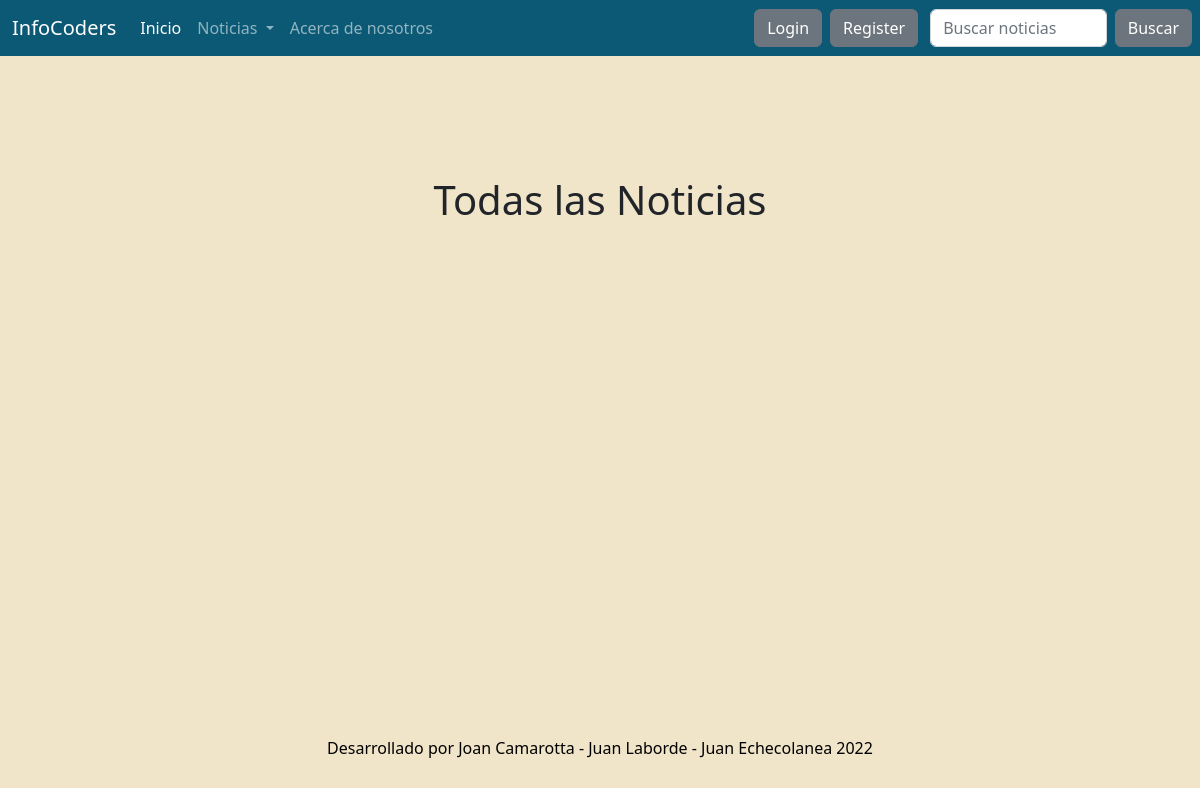
Page /Noticias/ on the earlier database version.
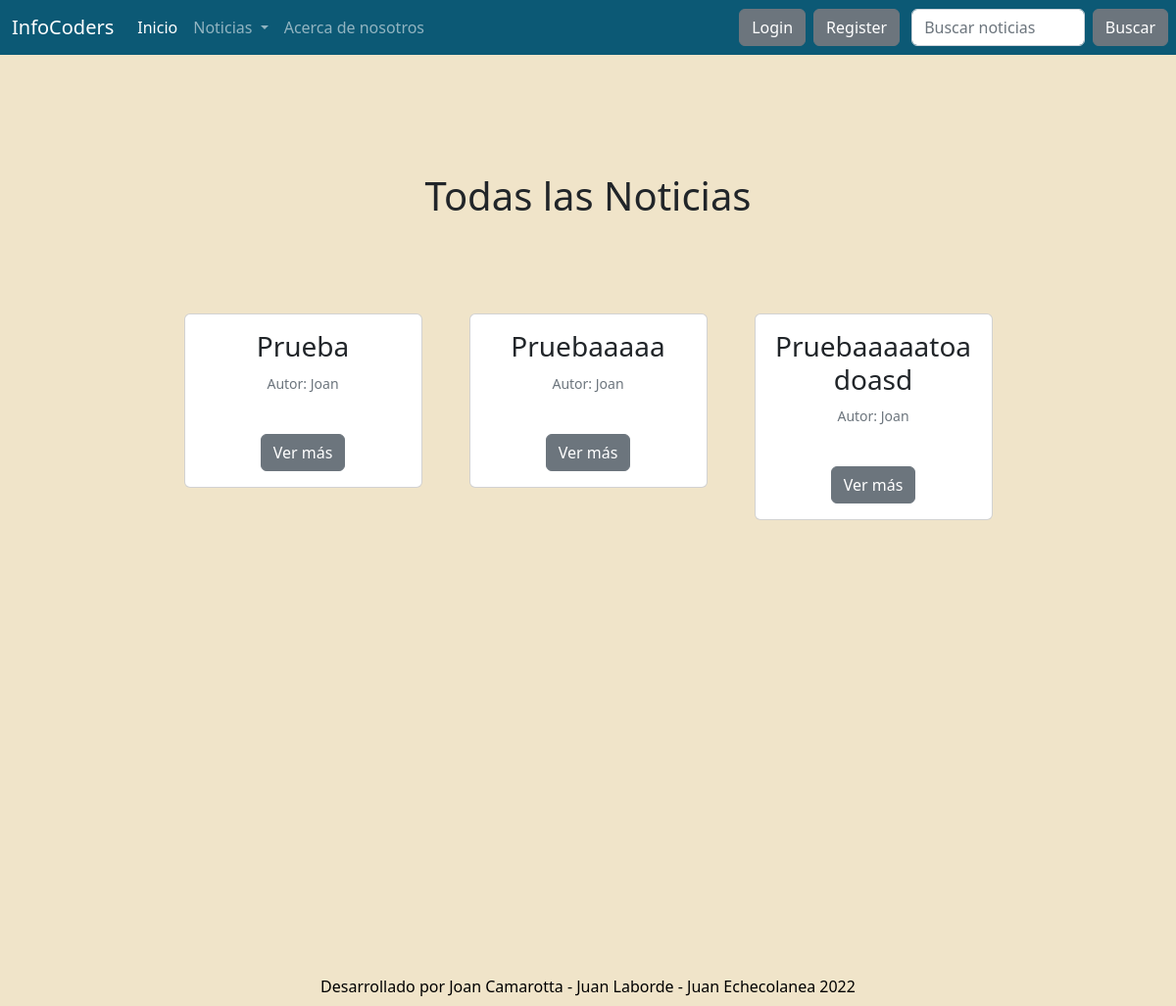
Same page on the later database version.
### blog/models.py (models this page shows, shortened)
class Note(models.Model):
    title = models.CharField(max_length=100, blank=True, null=True)
    subtitle = models.CharField(max_length=100)
    author = models.CharField(max_length=50)
    publish_date = models.DateField(default=now)
    text = models.TextField(blank=True)
    category = models.ForeignKey('Categoria', on_delete=models.CASCADE, related_name='blog')
    image = models.ImageField(upload_to='note_image', blank = True, null = True)
    class Meta:
        verbose_name = 'Nota'
        verbose_name_plural = 'Notas'

### blog/views.py (the view)
# urls.py: path('', List_posts.as_view(), name = 'list_posts'),
class List_posts(ListView):
    model = Note
    template_name = 'bd.html'
    queryset = Note.objects.all()

### blog/templates/bd.html (shortened to what this page needs)
{% extends 'base.html' %}
{% load static %}
{% block content %}
<br><br><br>
<h1
class="fw-bopld text-center py-5"> Todas las Noticias
</h1>
<div class="container px-8 px-lg-7 mt-5">
  <div class="row gx-4 gx-lg-5 row-cols-2 row-cols-md-3 row-cols-xl-4 justify-content-center">
    {% for note in object_list %}
      <div class="col mb-5">
          <div class="card h-120">
              <div class="card-body p-6">
                  <div class="text-center">
                      <h3><class="fw-bolder">{{note.title}}<br></h3>
                      <p class="card-text"><small class="text-muted">Autor: {{note.author}}</small></p>
                      <br>
                      <a href="/Noticias/Leer-Noticia/{{note.id}}/" class="btn btn-secondary">Ver más</a>
                  </div>
              </div>
          </div>
        </div>
        {% endfor %}
      </div>
    </div>
    <br>
    <br>
    <br>
    <br>
    <br>
    <br>
    <br>
    <br>
    <br>
    <br>
    <br>
    <br>
    <br>
    <br>
    <br>
  {% endblock %}

### blog/templates/base.html (shortened to what this page needs)
<!doctype html>
<html lang="en">
  <head>
    <link href="https://cdn.jsdelivr.net/npm/bootstrap@5.2.0-beta1/dist/css/bootstrap.min.css" rel="stylesheet">
  </head>
  <body>
    {% load static %}
    <nav class="navbar navbar-expand-lg navbar-dark" style="background-color: #0c5975;">
        <div class="container-fluid">
          <a class="navbar-brand">InfoCoders</a>
          <div class="collapse navbar-collapse" id="navbarSupportedContent">
            <ul class="navbar-nav me-auto mb-2 mb-lg-0">
              <li class="nav-item">
                <a class="nav-link active" aria-current="page" href="/index/">Inicio</a>
              <li class="nav-item dropdown">
                <a class="nav-link dropdown-toggle" href="#" id="navbarDropdown" role="button" data-bs-toggle="dropdown" aria-expanded="false">
                  Noticias
                </a>
                  <li class="nav-item">
                    <a class="nav-link" href="/about-us/">Acerca de nosotros</a>
                  </li>
                </div>
                  <ul class="navbar-nav me-auto mb-2 mb-lg-0">
                  <div class="collapse navbar-collapse" id="navbarSupportedContent">
                        {% if request.user.is_authenticated %}
                        <li class="nav-item">
                          <a class="text-light" style="margin-right: 1rem;">
                          <h7>Bienvenido {{request.user.username}} </h7></a>
                        </li>
                        <li class="nav-item">
                          <img src="{{request.user.user_profile.image.url}}" style="height: 2rem;">
                      </li>
                        <li class="nav-item">
                            <a class="btn btn-secondary me-2" href="/logout/">Logout</a>
                        </li>
                        <li class="nav-item">
                          <a class="btn btn-secondary" href="/Noticias/">Todas las Noticias</a>
                      </li>
                        {% else %}
                        <li class="nav-item">
                            <a class="btn btn-secondary me-2" href="/login/">Login</a>
                        </li>
                        <li class="nav-item">
                            <a class="btn btn-secondary" href="/register/">Register</a>
                        </li>
                        {% endif %}
                      </ul>
          </div>
    <form class="d-flex" role="search" action="/Noticias/Buscar/" metod= "GET">
    <input class="form-control me-2" type = "text" placeholder = "Buscar noticias" name = 'search' aria-label = "Search">
    <button class="btn btn-secondary me-2" type="submit">Buscar</button>
  </form>
      </nav>
      {% block content %}
      {% endblock %}
      <class="py-5" style="background-color: #f0e4c9;" >
  </body>
  <br>
  <br>
  <div
  class="container"><p class="m-2 text-center text-black">Desarrollado por Joan Camarotta - Juan Laborde - Juan Echecolanea 2022</p>
  </div>
</html>

### blog/templates/base.html (style rules this page uses)
body { background-color: #f0e4c9; }

Differences in the rows shown:
added Note: title "Prueba", author "Joan"
added Note: title "Pruebaaaaa", author "Joan"
added Note: title "Pruebaaaaatoadoasd", author "Joan"
